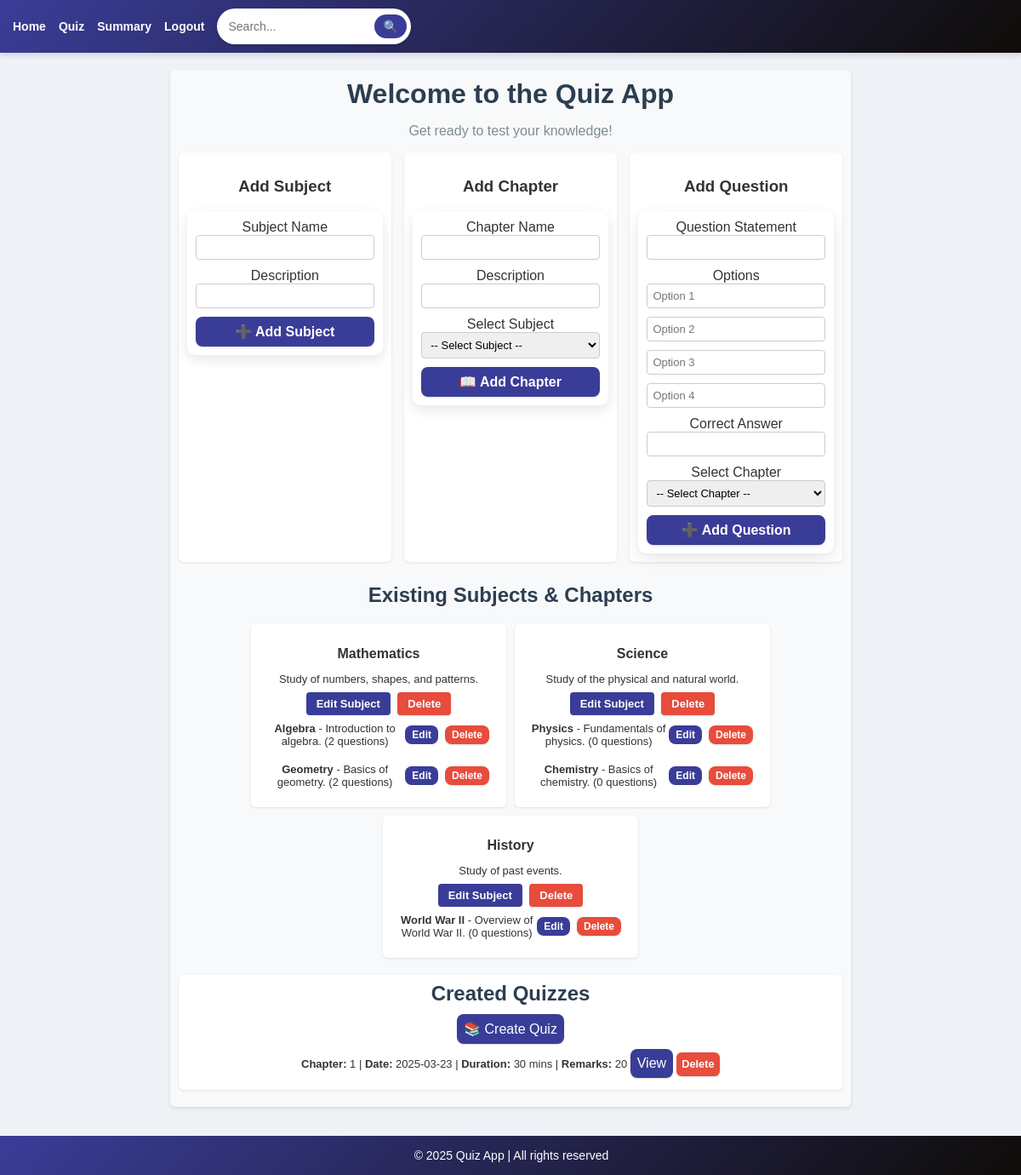
The app's page /admin_dashboard (signed in), older data.
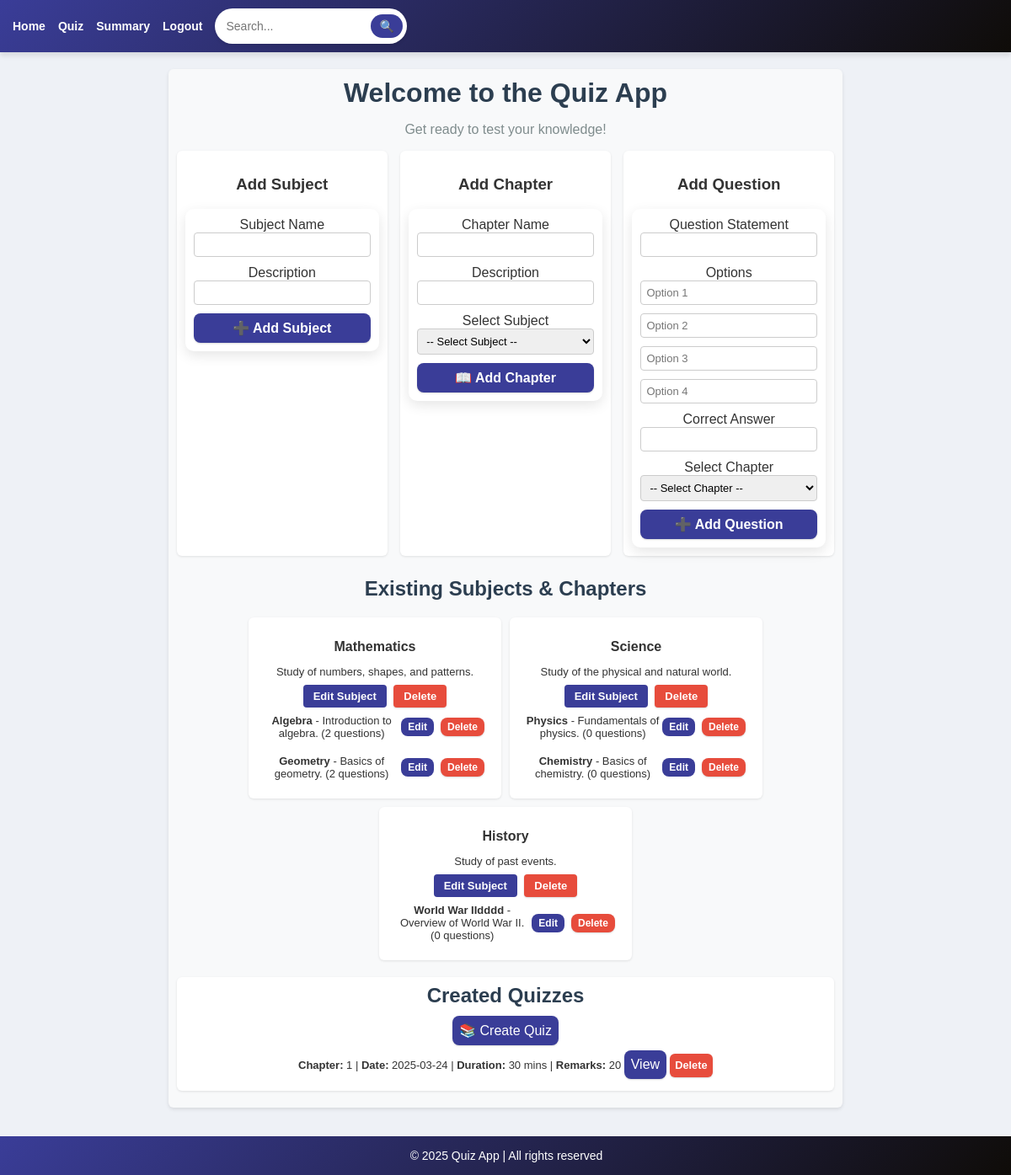
The same page, newer data.
### models.py (models this page shows, shortened)
class Subject(db.Model):
    __tablename__ = 'subjects'
    id = db.Column(db.Integer, primary_key=True)
    subject_name = db.Column(db.String(80), unique=True, nullable=False)
    description = db.Column(db.String(255), nullable=True)
    chapters = db.relationship('Chapter', backref='subject', cascade="all, delete-orphan", lazy=True)

class Chapter(db.Model):
    __tablename__ = 'chapters'
    id = db.Column(db.Integer, primary_key=True)
    chapter_name = db.Column(db.String(80), unique=True, nullable=False)
    description = db.Column(db.String(255), nullable=True)
    subject_id = db.Column(db.Integer, db.ForeignKey('subjects.id'), nullable=False)
    quizzes = db.relationship('Quiz', back_populates='chapter', cascade="all, delete-orphan", lazy=True)
    questions = db.relationship('Question', back_populates='chapter', cascade="all, delete-orphan", lazy=True)

class Quiz(db.Model):
    __tablename__ = 'quiz'
    id = db.Column(db.Integer, primary_key=True)
    chapter_id = db.Column(db.Integer, db.ForeignKey('chapters.id'), nullable=False)
    name = db.Column(db.String(225), unique=True, nullable=False)
    date_of_quiz = db.Column(db.Date, nullable=True)
    time_duration = db.Column(db.Integer, nullable=True)
    remarks = db.Column(db.String(255), nullable=True)
    chapter = db.relationship('Chapter', back_populates='quizzes')
    scores = db.relationship('Score', backref='quiz', lazy=True)

### app.py (the view, shortened to what this page needs)
@app.route('/admin_dashboard', methods=['GET', 'POST'])
@admin_required
def admin_dashboard():
    subjects = Subject.query.all()
    chapters = Chapter.query.all()
    quizzes = Quiz.query.all()
    return render_template("admin_dashboard.html", subjects=subjects, chapters=chapters, quizzes=quizzes)

### app.py (called while the page is built)
def admin_required(f):
    @wraps(f)
    def decorated_function(*args, **kwargs):
        if "user_id" not in session or session.get('user_role') != 'admin':
            flash("Unauthorized access!", "danger")
            return redirect(url_for("login"))
        return f(*args, **kwargs)
    return decorated_function

### templates/admin_dashboard.html (shortened to what this page needs)
{% extends 'base.html' %}
{% block content %}
<div class="dashboard-container">
  <h1 class="text-center fw-bold">Welcome to the Quiz App</h1>
  <p class="text-center" style="color: #7f8c8d;">Get ready to test your knowledge!</p>
  <div class="forms-row">
    <div class="form-container">
      <h3 class="text-center">Add Subject</h3>
      <form method="POST">
        <label>Subject Name</label>
        <input type="text" name="subject_name" required>
        <label>Description</label>
        <input type="text" name="subject_description">
        <button type="submit">➕ Add Subject</button>
      </form>
    </div>
    <div class="form-container">
      <h3 class="text-center">Add Chapter</h3>
      <form method="POST">
        <label>Chapter Name</label>
        <input type="text" name="chapter_name" required>
        <label>Description</label>
        <input type="text" name="chapter_description">
        <label>Select Subject</label>
        <select name="subject_id" required>
          <option value="">-- Select Subject --</option>
        </select>
        <button type="submit">📖 Add Chapter</button>
      </form>
    </div>
    <div class="form-container">
      <h3 class="text-center">Add Question</h3>
      <form method="POST" action="{{ url_for('add_question') }}">
        <label>Question Statement</label>
        <input type="text" name="question_statement" required>
        <label>Options</label>
        <input type="text" name="option1" placeholder="Option 1" required>
        <input type="text" name="option2" placeholder="Option 2" required>
        <input type="text" name="option3" placeholder="Option 3" required>
        <input type="text" name="option4" placeholder="Option 4" required>
        <label>Correct Answer</label>
        <input type="text" name="correct_answer" required>
        <label>Select Chapter</label>
        <select name="chapter_id" required>
            <option value="">-- Select Chapter --</option>
        </select>
        <button type="submit">➕ Add Question</button>
      </form>
    </div>
  </div>
  <div class="subject-container">
    <h2 class="text-center">Existing Subjects & Chapters</h2>
    {% for subject in subjects %}
    <div class="subject-item">
      <h3 class="text-center">{{ subject.subject_name }}</h3>
      <p class="text-center text-muted">{{ subject.description }}</p>
      <div class="text-center">
        <a href="{{ url_for('edit_subject', subject_id=subject.id) }}" class="btn btn-warning"> Edit Subject</a>
        <form method="POST" action="{{ url_for('delete_subject', subject_id=subject.id) }}" class="inline-delete" style="display: inline;">
          <button type="submit" class="btn btn-danger" onclick="return confirm('Delete this subject?');">Delete</button>
        </form>
      </div>
      <div>
        {% for chapter in subject.chapters %}
          <div class="chapter-item">
            <span>
              <strong>{{ chapter.chapter_name }}</strong> - {{ chapter.description }} ({{ chapter.questions|length }} questions)
            </span>
            <div class="btn-actions">
              <a href="{{ url_for('edit_chapter', chapter_id=chapter.id) }}" class="btn btn-warning btn-sm"> Edit</a>
              <form method="POST" action="{{ url_for('delete_chapter', chapter_id=chapter.id) }}" class="inline-delete" style="display: inline;">
                <button type="submit" class="btn btn-danger btn-sm" onclick="return confirm('Delete this chapter?');">Delete</button>
              </form>
            </div>
          </div>
        {% endfor %}
      </div>
    </div>
    {% else %}
    <p class="text-center text-muted">No subjects available.</p>
    {% endfor %}
  </div>
  <div class="quiz-container" id="created-quizzes">
    <h2 class="text-center">Created Quizzes</h2>
    <div class="text-center">
      <a href="{{ url_for('create_quiz') }}" class="btn btn-primary">📚 Create Quiz</a>
    </div>
    {% if quizzes %}
    <ul>
      {% for quiz in quizzes %}
      <li>
        <strong>Chapter:</strong> {{ quiz.chapter_id }} |
        <strong>Date:</strong> {{ quiz.date_of_quiz }} |
        <strong>Duration:</strong> {{ quiz.time_duration }} mins |
        <strong>Remarks:</strong> {{ quiz.remarks }}
        <a href="{{ url_for('view_quiz', quiz_id=quiz.id) }}" class="btn btn-info">View</a>
        <form method="POST" action="{{ url_for('delete_quiz', quiz_id=quiz.id) }}" class="inline-delete" style="display: inline;">
          <button type="submit" class="btn btn-danger" onclick="return confirm('Delete this quiz?');">Delete</button>
        </form>
      </li>
      {% endfor %}
    </ul>
    {% else %}
    <p class="text-center text-muted">No quizzes available.</p>
    {% endif %}
  </div>
</div>
{% endblock %}

### templates/base.html (shortened to what this page needs)
<!DOCTYPE html>
<html lang="en">
<head>
</head>
<body>
    <nav>
        <ul>
            <li><a href="{{ url_for('admin_dashboard') }}">Home</a></li>
            <li><a href="{{ url_for('get_quiz') }}">Quiz</a></li>
            <li><a href="{{ url_for('summary') }}">Summary</a></li>
            <li><a href="{{ url_for('logout') }}">Logout</a></li>
            <li>
                <form action="{{ url_for('search') }}" method="GET" class="search-form">
                    <input type="text" name="query" placeholder="Search..." required>
                    <button type="submit">🔍</button>
                </form>
            </li>
        </ul>
    </nav>
    <main>
        {% block content %}
        {% endblock %}
    </main>
    <footer>
        <p>&copy; 2025 Quiz App | All rights reserved</p>
    </footer>
</body>
</html>

### templates/base.html (style rules this page uses)
form { background: white; padding: 10px; border-radius: 10px; box-shadow: 0px 5px 15px rgba(0, 0, 0, 0.1); }
input, select, textarea { box-sizing: border-box; border: 2px solid #3a3d98; border-radius: 10px; padding: 8px; }
button { font-size: 14px; font-weight: bold; padding: 8px 12px; }
body { font-family: 'Poppins', Arial, sans-serif; margin: 0; padding: 0; background-color: #eef1f6; color: #333; }
nav { background: linear-gradient(135deg, #3a3d98, #0f0c08); padding: 10px 15px; box-shadow: 0 4px 6px rgba(0, 0, 0, 0.1); }
nav ul { list-style: none; padding: 0; margin: 0; display: flex; align-items: center; }
nav ul li { margin-right: 15px; }
nav ul li a { color: white; text-decoration: none; font-weight: bold; font-size: 14px; transition: color 0.3s; }
.search-form { display: flex; align-items: center; background: white; border-radius: 25px; padding: 5px; box-shadow: 0 2px 4px rgba(0, 0, 0, 0.1); }
.search-form input { padding: 8px; border: none; border-radius: 25px; outline: none; width: 180px; font-size: 14px; }
.search-form button { padding: 6px 10px; background-color: #3a3d98; color: white; border: none; border-radius: 25px; cursor: pointer; font-size: 14px; transition: background 0.3s; }
main { padding: 20px; padding-bottom: 80px; text-align: center; max-width: 800px; margin: auto; }
footer { text-align: center; padding: 1px; background: linear-gradient(135deg, #3a3d98, #0f0c08); color: white; position: fixed; bottom: 0; width: 100%; font-size: 14px; }

Row changes from the older to the newer data that the page shows:
changed Chapter "Overview of World War II.": chapter_name "World War II" → "World War IIdddd"
changed Quiz: date_of_quiz "2025-03-23" → "2025-03-24"
